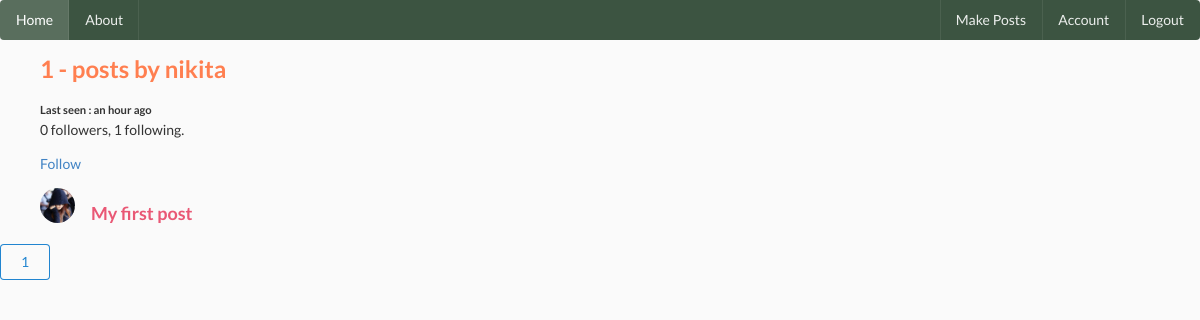
Before: /user/nikita (signed in) with the older database file.
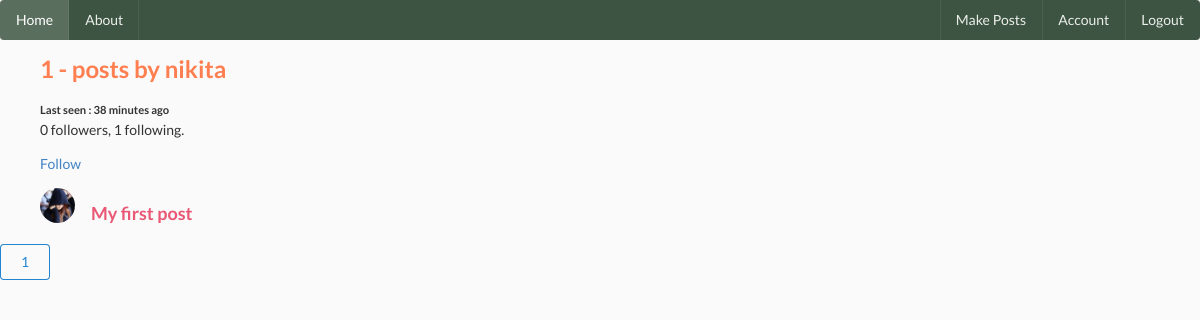
After: the same page with the newer database file.
### social_media/models.py (models this page shows, shortened)
class User(db.Model, UserMixin):
    id = db.Column(db.Integer, primary_key = True)
    username = db.Column(db.String(20), nullable = False, unique = True)
    email = db.Column(db.String(50), nullable = False, unique = True)
    image_file =db.Column(db.String(20), nullable = False, default = 'default.jpg')
    password = db.Column(db.String(60), nullable = False)
    posts = db.relationship("Post", backref ='author', lazy = True,cascade="all,delete")
    last_seen = db.Column(db.DateTime, default = datetime.utcnow)
    followed = db.relationship(
        'User', secondary = followers,
        primaryjoin = (followers.c.follower_id == id),
        secondaryjoin = (followers.c.followed_id == id),
        backref = db.backref('followers', lazy ='dynamic'), lazy = 'dynamic')
    def is_following(self, user):
        return self.followed.filter(followers.c.followed_id == user.id). count()>0

class Post(db.Model):
    id = db.Column(db.Integer, primary_key = True)
    title = db.Column(db.String(100),nullable=False)
    date_posted = db.Column(db.DateTime, nullable=False, default = datetime.utcnow)
    content = db.Column(db.Text, nullable = False)
    user_id = db.Column(db.Integer, db.ForeignKey('user.id'), nullable=False)
    comments = db.relationship('Comment', backref = 'article', lazy = True, cascade="all,delete")

### social_media/users/routes.py (the view)
@users.route('/user/<string:username>')
@login_required
def user_posts_info(username):
    page = request.args.get('page', 1, type= int)
    user = User.query.filter_by(username= username).first()
    if user is None:
        return render_template('errors/403.html'), 403
    posts = Post.query.filter_by(author = user).order_by(Post.date_posted.desc()).paginate(page = page, per_page=8)
    return render_template('user.html',posts = posts, user = user)

### social_media/models.py (called while the page is built)
@login_manager.user_loader
def load_user(user_id):
    return User.query.get(int(user_id))

### social_media/users/routes.py (called while the page is built)
@users.before_request
def before_request():
    if current_user.is_authenticated:
        current_user.last_seen = datetime.utcnow()
        db.session.commit()

### social_media/templates/user.html (shortened to what this page needs)
{% extends 'base.html' %}
{% block content %}
<ul>
<h2 style="color: coral;">{{ posts.total }} - posts by {{ user.username }}</h2>
{% if current_user.username == user.username %}
<small><b>Last seen : active now</b></small>
{% else %}
<small><b>Last seen : {{ moment(user.last_seen).fromNow() }}</b></small>
{% endif %}
<p>{{ user.followers.count() }} followers, {{ user.followed.count() }} following.</p>
  {% if user == current_user %}
  <p><a href="{{ url_for('users.account') }}">Edit your profile</a></p>
  {% elif not current_user.is_following(user) %}
  <p>
  <a href="{{ url_for('users.follow', username = user.username) }}">Follow</a>
  </p>
 {% else %}
 <p>
  <a href="{{ url_for('users.unfollow', username = user.username) }}">Unfollow</a>
  </p>
   {% endif %}
</ul>
    {% for post in posts.items %}
    <ul style="border: 2px rgb(255, 255, 255);">
    <div class="ui feed">
    <div class="event">
        <div class="label">
          <img class="ui small circular image" src="{{ url_for('static', filename = 'profile/' + post.author.image_file) }}">
        </div>
        <div class="content">
          <div class="extra text">
            <h3><a  href="{{ url_for('posts.post', post_id = post.id) }}" style="color: rgb(233, 88, 117);">{{ post.title }}</a></h3>
      </ul>
    {% endfor %}
{% for page_num in posts.iter_pages(left_edge =1, right_edge=1, left_current =1,right_current =2) %}
{% if page_num %}
{% if posts.page == page_num %}
<a href="{{ url_for('users.user_posts_info', username = user.username, page = page_num) }}"><button class="ui blue basic button">
  {{ page_num }}
</button>
</a>
{% else %}
<a href="{{ url_for('users.user_posts_info', username = user.username, page = page_num) }}"><button class="ui green basic button">
  {{ page_num }}
</button>
</a>
{% endif %}
{% else %}
    ...
{% endif %}
{% endfor %}
{% endblock %}

### social_media/templates/base.html (shortened to what this page needs)
<!DOCTYPE html>
<html>
<head>
    <link rel="stylesheet" href="https://cdnjs.cloudflare.com/ajax/libs/semantic-ui/2.4.1/semantic.min.css" />
    <link rel="stylesheet" type="text/css" href="{{ url_for('static', filename='css/blog.css') }}">
  </head>
<body>
        <div class="ui  inverted menu" style="background: #3c5441;">
        <a class="active item" href="{{ url_for('main.home')}}">
          Home
        </a>
        <a class="item" href="{{ url_for('main.about')}}">
          About
        </a>
        <div class="right menu">
          {% if current_user.is_authenticated %}
          <a class="item" href="{{ url_for('posts.new_post')}}">
            Make Posts
          </a>
          <a class="ui item" href="{{ url_for('users.account')}}">
            Account
          </a>
          <a class="ui item" href="{{ url_for('users.logout')}}">
            Logout
          </a>
          {% endif %}
        </div>
      </div>
    <div>
    {% block content %}
    {% endblock %}
    </div>
  </body>
</html>

### social_media/static/css/blog.css (style rules this page uses)
body { background: #fafafa; color: #333333; }
h1, h2, h3, h4, h5, h6 { color: #444444; }

Changed rows visible on the page:
changed User "nikita": last_seen "an hour ago" → "38 minutes ago"
